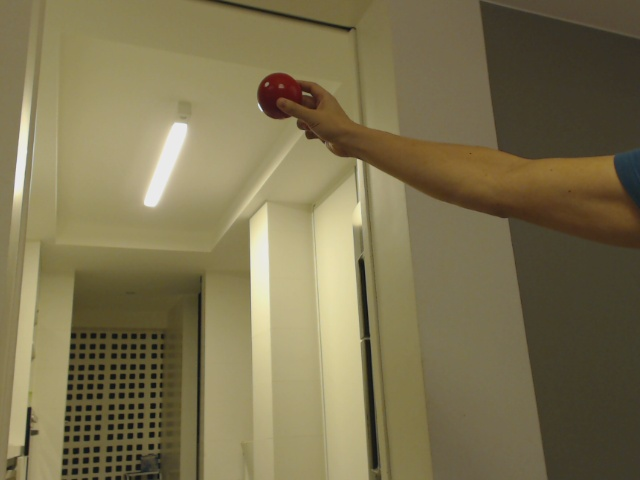
#> input picture 1bola.jpg, 640 x 480 px, given in place of the camera
$ python conta_bolas.py
#> lines starting #> are read from the running program, lines starting #| are printed output that depends on the picture; after the words box and inside, x2 and y2 are one past the last pixel; in counts of white or black regions, pixels touching at a corner belong together
#! /usr/bin/env python2
# -*- coding: utf-8 -*-

import cv2
import numpy as np

# key pressed (used to escape screen and close)
key = 0

# ler stream da webcam
captura = cv2.VideoCapture(0)

while key != 27 and key != 1048603:
    _, im = captura.read()
#> im is the input picture: shape (480, 640, 3); mean B, G, R 80.5, 114.4, 124.4

    # BGR
    cor_alvo_min = np.array([0,0,80])
    cor_alvo_max = np.array([30,30,255])

    # obter somente a componente vermelha da imagem
    # ref: https://pythonprogramming.net/color-filter-python-opencv-tutorial/
    mascara = cv2.inRange(im, cor_alvo_min, cor_alvo_max)
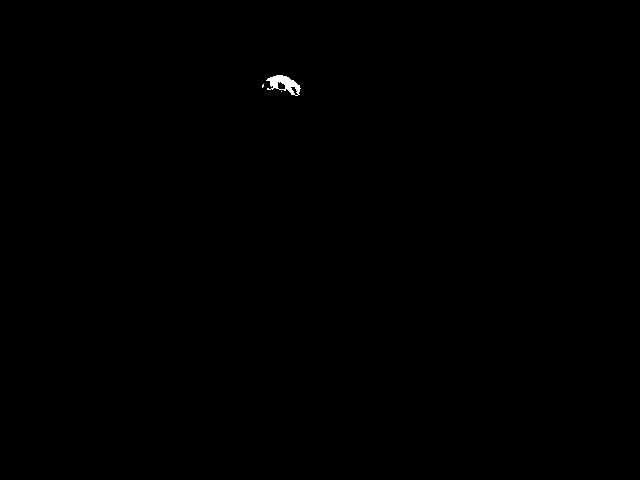
#> mascara: shape (480, 640); 0.12% white; 3 white regions (2 under 20 px)

    # identifica os contornos dos objetos vermelhos encontrados
    contornos, hierarquia = cv2.findContours(mascara,
                                             cv2.RETR_TREE,
                                             cv2.CHAIN_APPROX_SIMPLE)
#> contornos = 5 contours, 2 with area under 20; largest, box (x1, y1, x2, y2) and area: (266, 75, 301, 96) 366, (277, 81, 286, 90) 50, (290, 86, 299, 96) 34

    # quantidade de objetos
    objetos = 0

    # retangulos:
    # http://stackoverflow.com/questions/16538774/
    #     dealing-with-contours-and-bounding-rectangle-in-opencv-2-4-python-2-7
    for contorno in contornos:
        if cv2.contourArea(contorno) > 200: # considera apenas objetos grandes
            objetos += 1
            ret_x, ret_y, ret_w, ret_h = cv2.boundingRect(contorno)
            cv2.rectangle(im, (ret_x,ret_y),
                              (ret_x+ret_w,
                               ret_y+ret_h),
                              (0,255,255),2)
#> this loop made 5 passes
#> (objetos, ret_x, ret_y, ret_w, ret_h) on pass 3: (1, 266, 75, 35, 21)
#> contorno on passes 1 to 2: [[281, 91]], [[263, 84], [262, 85], [262, 87], [263, 86]]
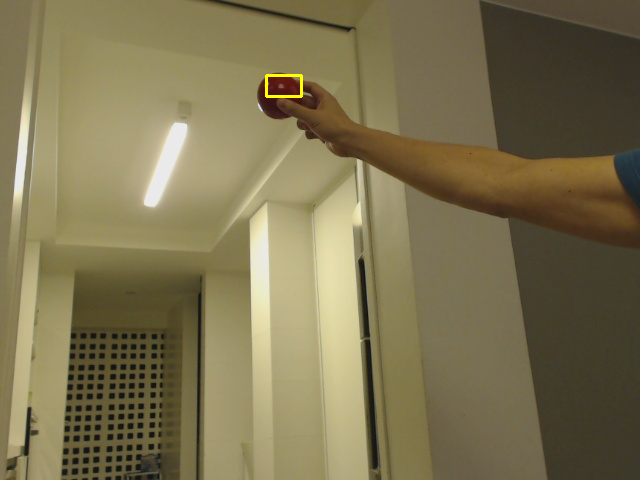
#> im: shape (480, 640, 3); 0.11% of pixels changed, all inside (x1, y1, x2, y2) = (265, 74, 303, 98)
#> after the loop, objetos = 1

    # print objetos
    cv2.putText(im,
                u'Encontrei %d objetos' % objetos,
                (10,450),
                cv2.FONT_HERSHEY_TRIPLEX, 1, (255,255,255))
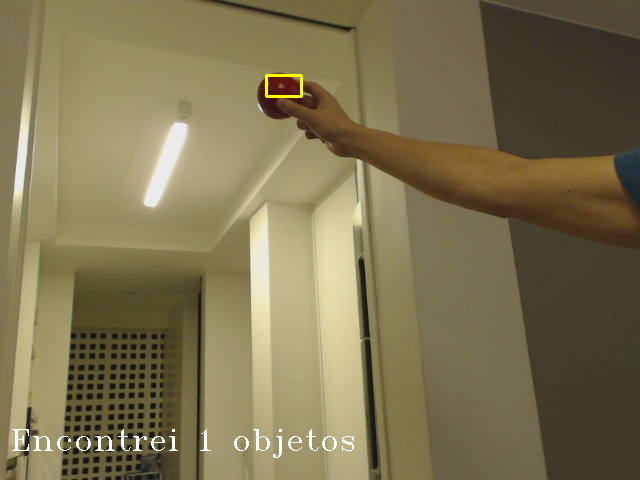
#> im: shape (480, 640, 3); 0.47% of pixels changed, all inside (x1, y1, x2, y2) = (12, 429, 354, 458)

    cv2.imshow('Resultado', im)
    # cv2.imshow('Resultado', resultado)

    key = cv2.waitKey(10)
#> (key Esc is pressed here)
    # if key != -1: print key
